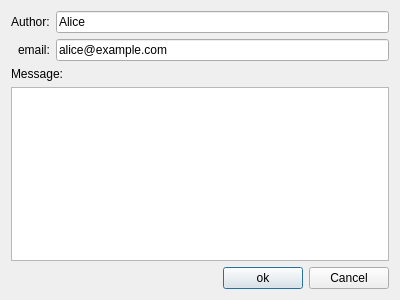
<?xml version="1.0" encoding="UTF-8"?>
<ui version="4.0">
 <class>CommitDialog</class>
 <widget class="QDialog" name="CommitDialog">
  <property name="geometry">
   <rect>
    <x>0</x>
    <y>0</y>
    <width>400</width>
    <height>300</height>
   </rect>
  </property>
  <property name="windowTitle">
   <string>Create commit</string>
  </property>
  <layout class="QVBoxLayout" name="verticalLayout">
   <item>
    <layout class="QFormLayout" name="formLayout">
     <property name="labelAlignment">
      <set>Qt::AlignRight|Qt::AlignTrailing|Qt::AlignVCenter</set>
     </property>
     <item row="0" column="0">
      <widget class="QLabel" name="label">
       <property name="text">
        <string>Author:</string>
       </property>
      </widget>
     </item>
     <item row="0" column="1">
      <widget class="QLineEdit" name="leAuthorName">
       <property name="text">
        <string>Alice</string>
       </property>
      </widget>
     </item>
     <item row="1" column="0">
      <widget class="QLabel" name="label_2">
       <property name="text">
        <string>email:</string>
       </property>
      </widget>
     </item>
     <item row="1" column="1">
      <widget class="QLineEdit" name="leAuthorEmail">
       <property name="text">
        <string>alice@example.com</string>
       </property>
      </widget>
     </item>
    </layout>
   </item>
   <item>
    <widget class="QLabel" name="label_3">
     <property name="text">
      <string>Message:</string>
     </property>
    </widget>
   </item>
   <item>
    <widget class="QPlainTextEdit" name="teMessage"/>
   </item>
   <item>
    <widget class="QWidget" name="widget" native="true">
     <layout class="QHBoxLayout" name="horizontalLayout">
      <property name="leftMargin">
       <number>0</number>
      </property>
      <property name="topMargin">
       <number>0</number>
      </property>
      <property name="rightMargin">
       <number>0</number>
      </property>
      <property name="bottomMargin">
       <number>0</number>
      </property>
      <item>
       <spacer name="horizontalSpacer">
        <property name="orientation">
         <enum>Qt::Horizontal</enum>
        </property>
        <property name="sizeHint" stdset="0">
         <size>
          <width>185</width>
          <height>20</height>
         </size>
        </property>
       </spacer>
      </item>
      <item>
       <widget class="QPushButton" name="pbOk">
        <property name="text">
         <string>ok</string>
        </property>
       </widget>
      </item>
      <item>
       <widget class="QPushButton" name="pbCancel">
        <property name="text">
         <string>Cancel</string>
        </property>
       </widget>
      </item>
     </layout>
    </widget>
   </item>
  </layout>
 </widget>
 <resources/>
 <connections>
  <connection>
   <sender>pbCancel</sender>
   <signal>clicked()</signal>
   <receiver>CommitDialog</receiver>
   <slot>reject()</slot>
   <hints>
    <hint type="sourcelabel">
     <x>350</x>
     <y>278</y>
    </hint>
    <hint type="destinationlabel">
     <x>199</x>
     <y>149</y>
    </hint>
   </hints>
  </connection>
  <connection>
   <sender>pbOk</sender>
   <signal>clicked()</signal>
   <receiver>CommitDialog</receiver>
   <slot>accept()</slot>
   <hints>
    <hint type="sourcelabel">
     <x>264</x>
     <y>278</y>
    </hint>
    <hint type="destinationlabel">
     <x>199</x>
     <y>149</y>
    </hint>
   </hints>
  </connection>
 </connections>
</ui>
